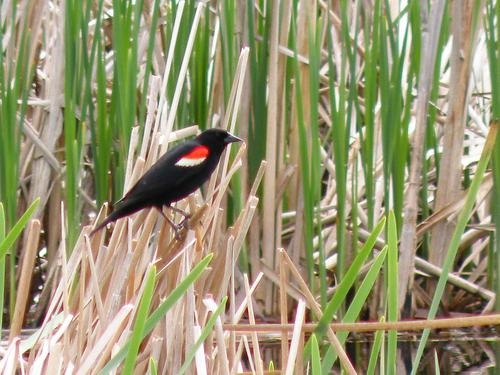
#> input picture Kaggle/images/train/010.Red_winged_Blackbird/Red_Winged_Blackbird_0011_5845-m.jpg, 500 x 375 px
$ python augment_images.py
#> lines starting #> are read from the running program, lines starting #| are printed output that depends on the picture
### Kaggle/shared_routines.py
import os
import re
import itertools

images_train_dir = 'images/train'
images_test_dir = 'images/test'

def get_image_list(which="train"):
    image_paths_all = []
    if which == "train": # train, many directories
        image_dirs_train = list(os.walk(images_train_dir))[1:]  # skip first because we don't want the parent dir
        image_paths_all = list(itertools.chain.from_iterable(
            [[os.path.join(dirinfo[0], fileinfo) for fileinfo in dirinfo[2]] for dirinfo in image_dirs_train]))
    else: # test, single directory
        image_paths_all = [os.path.join(images_test_dir, file_path) for file_path in os.listdir(images_test_dir)]

    list_images = [image_path for image_path in image_paths_all if re.search('jpg|JPG', image_path)]
    return list_images

# [5 lines left out: function get_label, not called in this run]

### Kaggle/augment_images.py
from shared_routines import *
from PIL import Image, ImageOps

# This is the very simplest first cut at image augmentation - only does mirroring (could be expanded), doesn't
# intelligently handle cases where images might already be augmented (so it doesn't generate new mirrors of
# already mirrored images, for example), etc. But it's a start, and grabs the lowest-hanging fruit. Another
# improvement could be to output the files to a separate mirrored directory structure which would be easier
# to delete and re-run, this would perhaps require modifying the images_to_features code in order to look
# at multiple directories. For now, this is good.

def main():
    list_images = get_image_list('train')

    for image_path in list_images:
        imgbytes = open(image_path, 'rb')
        img = Image.open(imgbytes)
#> img is the input picture: PIL image 500x375 RGB; mean R, G, B 151.9, 149.2, 112.8

        img_mirrored = ImageOps.mirror(img)
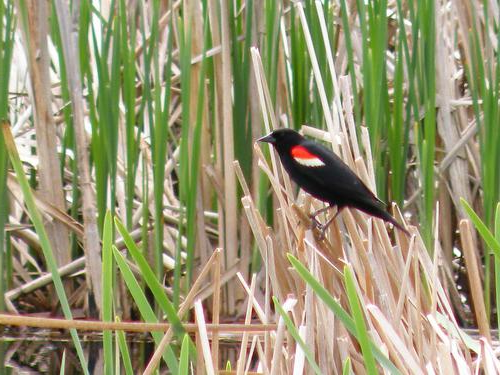
#> img_mirrored: PIL image 500x375 RGB; mean R, G, B 151.9, 149.2, 112.8

        new_image_path = "{}-m.jpg".format(image_path.rstrip('.jpg'))
        img_mirrored.save(new_image_path)
        print("Saved {}.".format(new_image_path))
#> pass 2 of the loop in main, `for image_path in list_images:`:
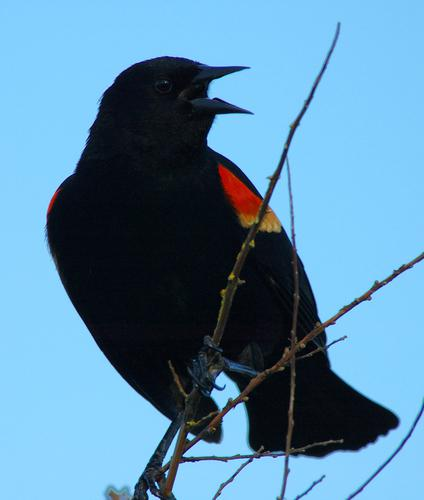
#> input picture Kaggle/images/train/010.Red_winged_Blackbird/Red_Winged_Blackbird_0010_6386-m.jpg, 424 x 500 px
#> in main, img is the input picture: PIL image 424x500 RGB; mean R, G, B 90.6, 137.8, 168.2
#> in main, `img_mirrored = ImageOps.mirror(img)`:
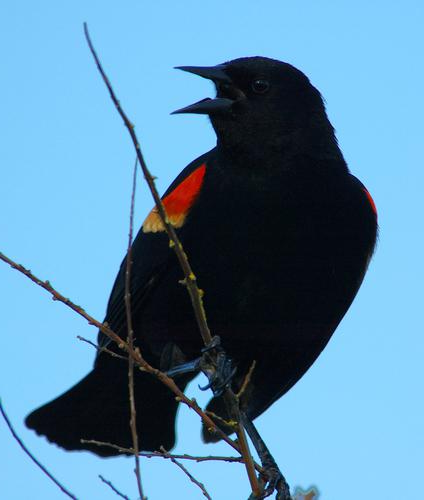
#> img_mirrored: PIL image 424x500 RGB; mean R, G, B 90.6, 137.8, 168.2
#> pass 3 of the loop in main, `for image_path in list_images:`:
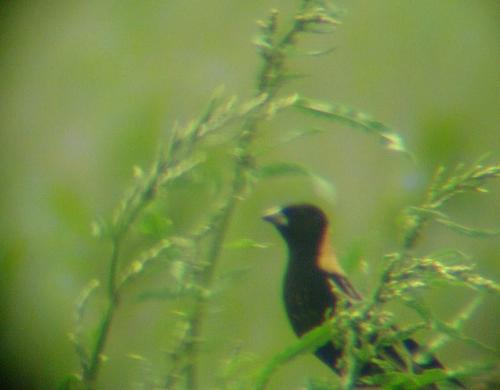
#> input picture Kaggle/images/train/013.Bobolink/Bobolink_0026_11057-m.jpg, 500 x 390 px
#> in main, img is the input picture: PIL image 500x390 RGB; mean R, G, B 117.5, 141.2, 71.1
#> in main, `img_mirrored = ImageOps.mirror(img)`:
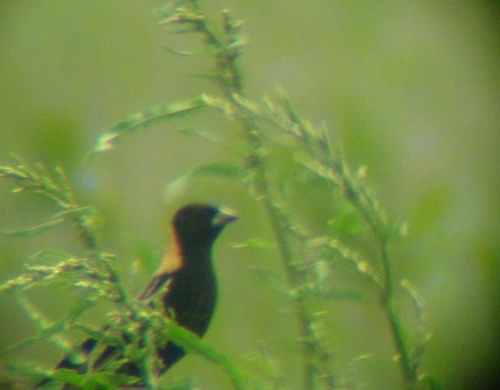
#> img_mirrored: PIL image 500x390 RGB; mean R, G, B 117.5, 141.2, 71.1
#> the loop made 4 passes; the first 3 are shown


if __name__ == "__main__":
   main()
